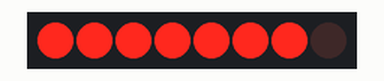
Recording of a sketch running on a simulated Arduino Uno, built with avr-gcc and run on an emulated ATmega328P. Shown: 8 shift-register outputs drawn as a row of LEDs (first output left, lit = HIGH). Wiring (inferred from the names in the program): shift register (74HC595): data pin 11; shift clock pin 12; latch pin 8. Wiring (inferred from the signals the program sends): row of LEDs: on Q0, Q1, Q2, Q3, Q4, Q5, Q6, Q7. What the sketch prints to the serial monitor is not drawn.

Above: at 0.1 s.
At 0.3 s:
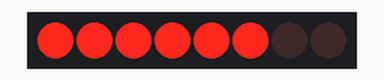
At 0.7 s:
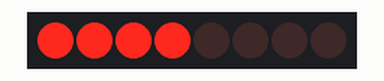
At 1.3 s:
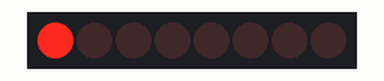
At 2.7 s:
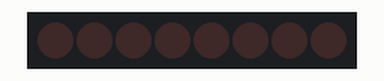
At 4.9 s:
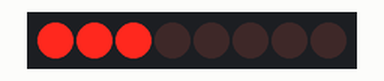
Timing chart, 0 to 5.2 s (numbered marks = the images above):
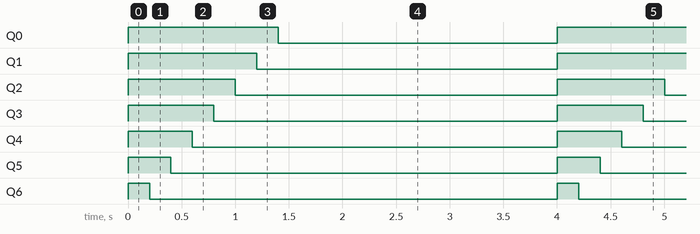

The sketch:

ShiftReg.ino
```cpp
/*
  Shift Register Example
 for 74HC595 shift register

 This sketch turns reads serial input and uses it to set the pins
 of a 74HC595 shift register.

 Hardware:
 * 74HC595 shift register attached to pins 2, 3, and 4 of the Arduino,
 as detailed below.
 * LEDs attached to each of the outputs of the shift register

 Created 22 May 2009
 Created 23 Mar 2010
 by Tom Igoe

 */

//Pin connected to latch pin (ST_CP) of 74HC595
const int latchPin = 8;
//Pin connected to clock pin (SH_CP) of 74HC595
const int clockPin = 12;
////Pin connected to Data in (DS) of 74HC595
const int dataPin = 11;
byte leds = 0;
void setup() {
  //set pins to output because they are addressed in the main loop
  pinMode(latchPin, OUTPUT);
  pinMode(dataPin, OUTPUT);
  pinMode(clockPin, OUTPUT);
  Serial.begin(9600);
  Serial.println("reset");
}

void loop() {
 /* if (Serial.available() > 0) {
    // ASCII '0' through '9' characters are
    // represented by the values 48 through 57.
    // so if the user types a number from 0 through 9 in ASCII,
    // you can subtract 48 to get the actual value:
    int readVal = Serial.read();
    int bitToSet = readVal - 48;
	Serial.println("Bits sent: " + readVal);
  // write to the shift register with the correct bit set high:
    registerWrite(bitToSet, HIGH);
  }*/
leds = 0;
updateShiftRegister();
	for(int i = 0; i < 10; i++)
	{
		bitSet(leds, i);
		updateShiftRegister();
		delay(200);
	}

	for(int i = 0; i < 10; i++)
	{
		bitSet(leds, i);
		updateShiftRegister();

		delay(200);
	}
}

// This method sends bits to the shift register:
void updateShiftRegister()
{
   digitalWrite(latchPin, LOW);
   shiftOut(dataPin, clockPin, LSBFIRST, leds);
   digitalWrite(latchPin, HIGH);
}

void registerWrite(int whichPin, int whichState) {
// the bits you want to send
  byte bitsToSend = leds;

  // turn off the output so the pins don't light up
  // while you're shifting bits:
  digitalWrite(latchPin, LOW);

  // turn on the next highest bit in bitsToSend:
  bitWrite(bitsToSend, whichPin, whichState);

  // shift the bits out:
  shiftOut(dataPin, clockPin, MSBFIRST, bitsToSend);

    // turn on the output so the LEDs can light up:
  digitalWrite(latchPin, HIGH);

}
```

Measured:
- by itself, Q0: alternates HIGH for 1.4 s and LOW for 2.6 s
- by itself, Q1: alternates HIGH for 1.2 s and LOW for 2.8 s
- by itself, Q2: alternates HIGH for 1.0 s and LOW for 3.0 s
- by itself, Q3: alternates HIGH for 0.80 s and LOW for 3.2 s
- by itself, Q4: alternates HIGH for 0.60 s and LOW for 3.4 s
- by itself, Q5: alternates HIGH for 0.40 s and LOW for 3.6 s
- by itself, Q6: alternates HIGH for 0.20 s and LOW for 3.8 s
